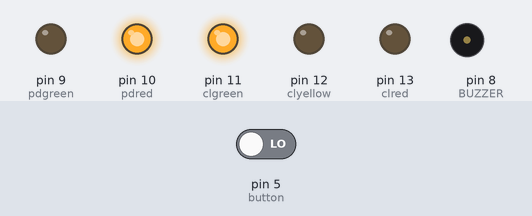
Simulated run of this sketch. Board: Arduino Uno, built with avr-gcc and run on an emulated ATmega328P. On the bench: output pins drawn as LEDs (lit = HIGH), buzzer (waves = sounding). The test bench sets the inputs (shaded band); at power-on: pin 5 (button) LOW. The audio player accepts every command and is not drawn; what the sketch prints to the serial monitor is not drawn.

Above: at 4.7 s.
4.8 s: pin 5 (button) driven LOW
6.3 s: pin 5 (button) driven HIGH
At 7.0 s:
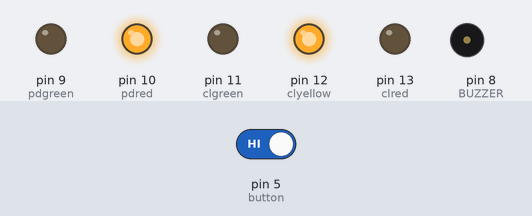
At 10.2 s:
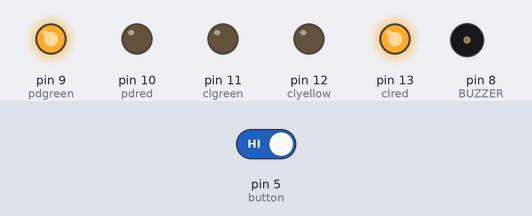
Timing chart, 0 to 21.2 s (numbered marks = the images above; inputs shaded):
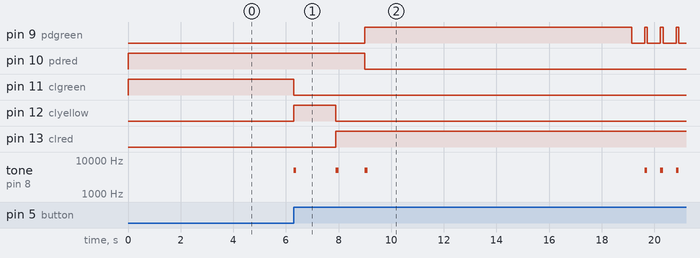

The sketch:

traffic_light.ino
```cpp
#include "SoftwareSerial.h"
#include "DFRobotDFPlayerMini.h"


int clgreen = 11;
int clyellow = 12;
int clred = 13;
int pdred = 10;
int pdgreen = 9;
int button = 5;
int crossTime = 5000;
unsigned long changeTime;
#define BUZZER 8

SoftwareSerial mySoftwareSerial(6, 3);  // RX, TX
DFRobotDFPlayerMini myDFPlayer;

void setup() {
  // put your setup code here, to run once:
  pinMode(BUZZER, OUTPUT);
  pinMode(clgreen, OUTPUT);
  pinMode(clyellow, OUTPUT);
  pinMode(clred, OUTPUT);
  pinMode(pdgreen, OUTPUT);
  pinMode(pdred, OUTPUT);
  pinMode(button, INPUT);
  digitalWrite(clgreen, HIGH);
  digitalWrite(pdred, HIGH);
  mySoftwareSerial.begin(9600);
  // Initialize Arduino serial
  Serial.begin(115200);
  // Check if the module is responding and if the SD card is found
  Serial.println();
  Serial.println(F("DFRobot DFPlayer Mini"));
  Serial.println(F("Initializing DFPlayer module ... Wait!"));

  if (!myDFPlayer.begin(mySoftwareSerial)) {
    Serial.println(F("Not initialized:"));
    Serial.println(F("1. Check the DFPlayer Mini connections"));
    Serial.println(F("2. Insert an SD card"));
    while (true)
      ;
  }
  Serial.println();
  Serial.println(F("DFPlayer Mini module initialized!"));
  // Initial settings
  myDFPlayer.setTimeOut(500);  // Serial timeout 500ms
  }

void loop() {
  // put your main code here, to run repeatedly
  int state = digitalRead(button);
  if(state == HIGH && (millis() - changeTime) > 5000){
    change_light();
  }
}

void change_light(){
  carlightchange1();
  delay(1000);
  digitalWrite(pdred, LOW);
  digitalWrite(pdgreen, HIGH);
  sound();
  myDFPlayer.play(1);
  delay(4000);
  myDFPlayer.stop();
  delay(1000);
  delay(crossTime);
  pedestrian_hurry();
  delay(1000);
  digitalWrite(pdgreen, LOW);
  digitalWrite(pdred, HIGH);
  sound();
  myDFPlayer.play(3);
  delay(2000);
  myDFPlayer.stop();
  delay(2000);
  carlightchange2();
  changeTime = millis();
}

void carlightchange1(){
  digitalWrite(clgreen, LOW);
  digitalWrite(clyellow, HIGH);
  sound();
  delay(1500);
  digitalWrite(clyellow, LOW);
  digitalWrite(clred, HIGH);
  sound();
}

void pedestrian_hurry(){
  for (int i = 0; i < 5; i++){
    digitalWrite(pdgreen, LOW);
    delay(500);
    digitalWrite(pdgreen, HIGH);
    sound();
  }
}

void carlightchange2(){
  digitalWrite(clred, LOW);
  digitalWrite(clyellow, HIGH);
  sound();
  delay(1500);
  digitalWrite(clyellow, LOW);
  digitalWrite(clgreen, HIGH);
  sound();
}

void sound(){
  tone(BUZZER, 5000);
  delay(100);
  noTone(BUZZER);
}
```

Measured:
- after the input at 4.8 s, every drawn part: stays the same
- after the input at 6.3 s, pin 9 (pdgreen): LOW → HIGH after 2.7 s, then repeats every 0.60 s: LOW 0.50 s, HIGH 0.10 s; pin 10 (pdred): HIGH → LOW after 2.7 s; pin 11 (clgreen): HIGH → LOW at once; pin 12 (clyellow): LOW → HIGH at once, → LOW 1.6 s later; pin 13 (clred): LOW → HIGH after 1.6 s
